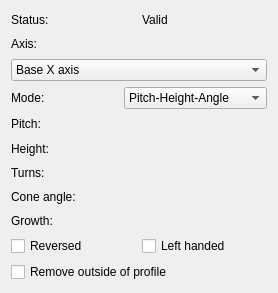
<?xml version="1.0" encoding="UTF-8"?>
<ui version="4.0">
 <class>PartDesignGui::TaskHelixParameters</class>
 <widget class="QWidget" name="PartDesignGui::TaskHelixParameters">
  <property name="geometry">
   <rect>
    <x>0</x>
    <y>0</y>
    <width>278</width>
    <height>293</height>
   </rect>
  </property>
  <property name="windowTitle">
   <string>Form</string>
  </property>
  <layout class="QVBoxLayout" name="verticalLayout">
   <item>
    <layout class="QHBoxLayout" name="horizontalLayoutStatus">
     <item>
      <widget class="QLabel" name="labelStatus">
       <property name="text">
        <string>Status:</string>
       </property>
      </widget>
     </item>
     <item>
      <widget class="QLabel" name="labelMessage">
       <property name="text">
        <string>Valid</string>
       </property>
      </widget>
     </item>
    </layout>
   </item>
   <item>
    <widget class="QLabel" name="labelAxis">
     <property name="text">
      <string>Axis:</string>
     </property>
    </widget>
   </item>
   <item>
    <widget class="QComboBox" name="axis">
     <item>
      <property name="text">
       <string>Base X axis</string>
      </property>
     </item>
     <item>
      <property name="text">
       <string>Base Y axis</string>
      </property>
     </item>
     <item>
      <property name="text">
       <string>Base Z axis</string>
      </property>
     </item>
     <item>
      <property name="text">
       <string>Horizontal sketch axis</string>
      </property>
     </item>
     <item>
      <property name="text">
       <string>Vertical sketch axis</string>
      </property>
     </item>
     <item>
      <property name="text">
       <string>Select reference...</string>
      </property>
     </item>
    </widget>
   </item>
   <item>
    <layout class="QHBoxLayout" name="horizontalLayoutMode">
     <item>
      <widget class="QLabel" name="label4">
       <property name="text">
        <string>Mode:</string>
       </property>
      </widget>
     </item>
     <item>
      <widget class="QComboBox" name="inputMode">
       <item>
        <property name="text">
         <string>Pitch-Height-Angle</string>
        </property>
       </item>
       <item>
        <property name="text">
         <string>Pitch-Turns-Angle</string>
        </property>
       </item>
       <item>
        <property name="text">
         <string>Height-Turns-Angle</string>
        </property>
       </item>
       <item>
        <property name="text">
         <string>Height-Turns-Growth</string>
        </property>
       </item>
      </widget>
     </item>
    </layout>
   </item>
   <item>
    <layout class="QHBoxLayout" name="horizontalLayoutPitch">
     <item>
      <widget class="QLabel" name="labelPitch">
       <property name="text">
        <string>Pitch:</string>
       </property>
      </widget>
     </item>
     <item>
      <widget class="Gui::QuantitySpinBox" name="pitch" native="true">
       <property name="keyboardTracking" stdset="0">
        <bool>false</bool>
       </property>
       <property name="unit" stdset="0">
        <string notr="true">mm</string>
       </property>
       <property name="minimum" stdset="0">
        <double>0.000000000000000</double>
       </property>
       <property name="singleStep" stdset="0">
        <double>1.000000000000000</double>
       </property>
       <property name="value" stdset="0">
        <double>10.000000000000000</double>
       </property>
      </widget>
     </item>
    </layout>
   </item>
   <item>
    <layout class="QHBoxLayout" name="horizontalLayoutHeight">
     <item>
      <widget class="QLabel" name="labelHeight">
       <property name="text">
        <string>Height:</string>
       </property>
      </widget>
     </item>
     <item>
      <widget class="Gui::QuantitySpinBox" name="height" native="true">
       <property name="keyboardTracking" stdset="0">
        <bool>false</bool>
       </property>
       <property name="unit" stdset="0">
        <string notr="true">mm</string>
       </property>
       <property name="minimum" stdset="0">
        <double>0.000000000000000</double>
       </property>
       <property name="singleStep" stdset="0">
        <double>1.000000000000000</double>
       </property>
       <property name="value" stdset="0">
        <double>30.000000000000000</double>
       </property>
      </widget>
     </item>
    </layout>
   </item>
   <item>
    <layout class="QHBoxLayout" name="horizontalLayoutTurns">
     <item>
      <widget class="QLabel" name="labelTurns">
       <property name="text">
        <string>Turns:</string>
       </property>
      </widget>
     </item>
     <item>
      <widget class="Gui::QuantitySpinBox" name="turns" native="true">
       <property name="keyboardTracking" stdset="0">
        <bool>false</bool>
       </property>
       <property name="minimum" stdset="0">
        <double>0.000000000000000</double>
       </property>
       <property name="singleStep" stdset="0">
        <double>1.000000000000000</double>
       </property>
       <property name="value" stdset="0">
        <double>3.000000000000000</double>
       </property>
      </widget>
     </item>
    </layout>
   </item>
   <item>
    <layout class="QHBoxLayout" name="horizontalLayoutConeAngle">
     <item>
      <widget class="QLabel" name="labelConeAngle">
       <property name="text">
        <string>Cone angle:</string>
       </property>
      </widget>
     </item>
     <item>
      <widget class="Gui::QuantitySpinBox" name="coneAngle" native="true">
       <property name="keyboardTracking" stdset="0">
        <bool>false</bool>
       </property>
       <property name="unit" stdset="0">
        <string notr="true">deg</string>
       </property>
       <property name="minimum" stdset="0">
        <double>-89.000000000000000</double>
       </property>
       <property name="maximum" stdset="0">
        <double>89.000000000000000</double>
       </property>
       <property name="singleStep" stdset="0">
        <double>5.000000000000000</double>
       </property>
       <property name="value" stdset="0">
        <double>0.000000000000000</double>
       </property>
      </widget>
     </item>
    </layout>
   </item>
   <item>
    <layout class="QHBoxLayout" name="horizontalLayoutGrowth">
     <item>
      <widget class="QLabel" name="labelGrowth">
       <property name="text">
        <string>Growth:</string>
       </property>
      </widget>
     </item>
     <item>
      <widget class="Gui::QuantitySpinBox" name="growth" native="true">
       <property name="keyboardTracking" stdset="0">
        <bool>false</bool>
       </property>
       <property name="unit" stdset="0">
        <string notr="true">mm</string>
       </property>
       <property name="singleStep" stdset="0">
        <double>5.000000000000000</double>
       </property>
       <property name="value" stdset="0">
        <double>0.000000000000000</double>
       </property>
      </widget>
     </item>
    </layout>
   </item>
   <item>
    <layout class="QHBoxLayout" name="horizontalLayout">
     <item>
      <widget class="QCheckBox" name="checkBoxReversed">
       <property name="enabled">
        <bool>true</bool>
       </property>
       <property name="text">
        <string>Reversed</string>
       </property>
      </widget>
     </item>
     <item>
      <widget class="QCheckBox" name="checkBoxLeftHanded">
       <property name="enabled">
        <bool>true</bool>
       </property>
       <property name="text">
        <string>Left handed</string>
       </property>
      </widget>
     </item>
    </layout>
   </item>
   <item>
    <widget class="QCheckBox" name="checkBoxOutside">
     <property name="text">
      <string>Remove outside of profile</string>
     </property>
     <property name="checked">
      <bool>false</bool>
     </property>
    </widget>
   </item>
  </layout>
 </widget>
 <customwidgets>
  <customwidget>
   <class>Gui::QuantitySpinBox</class>
   <extends>QWidget</extends>
   <header>Gui/QuantitySpinBox.h</header>
  </customwidget>
 </customwidgets>
 <resources/>
 <connections/>
</ui>
